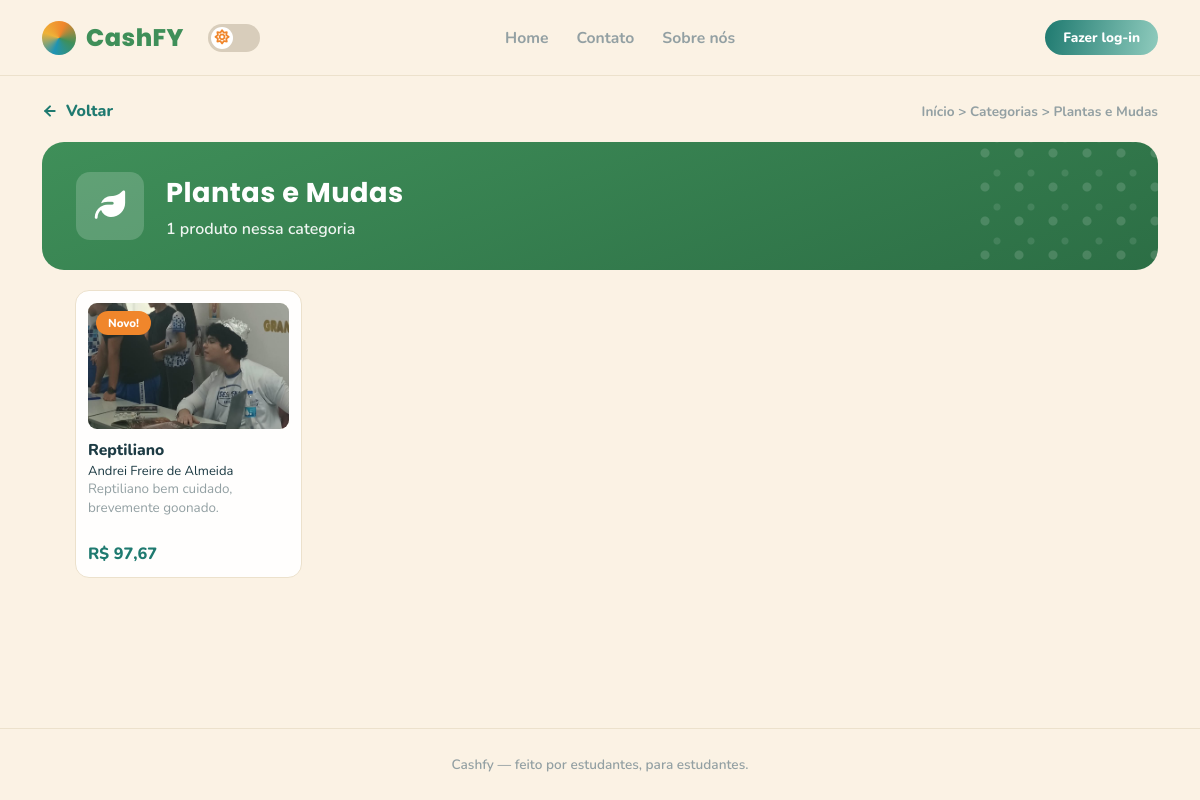
Before: /MVC/view/categoria.php?cat=4 with the older database file.
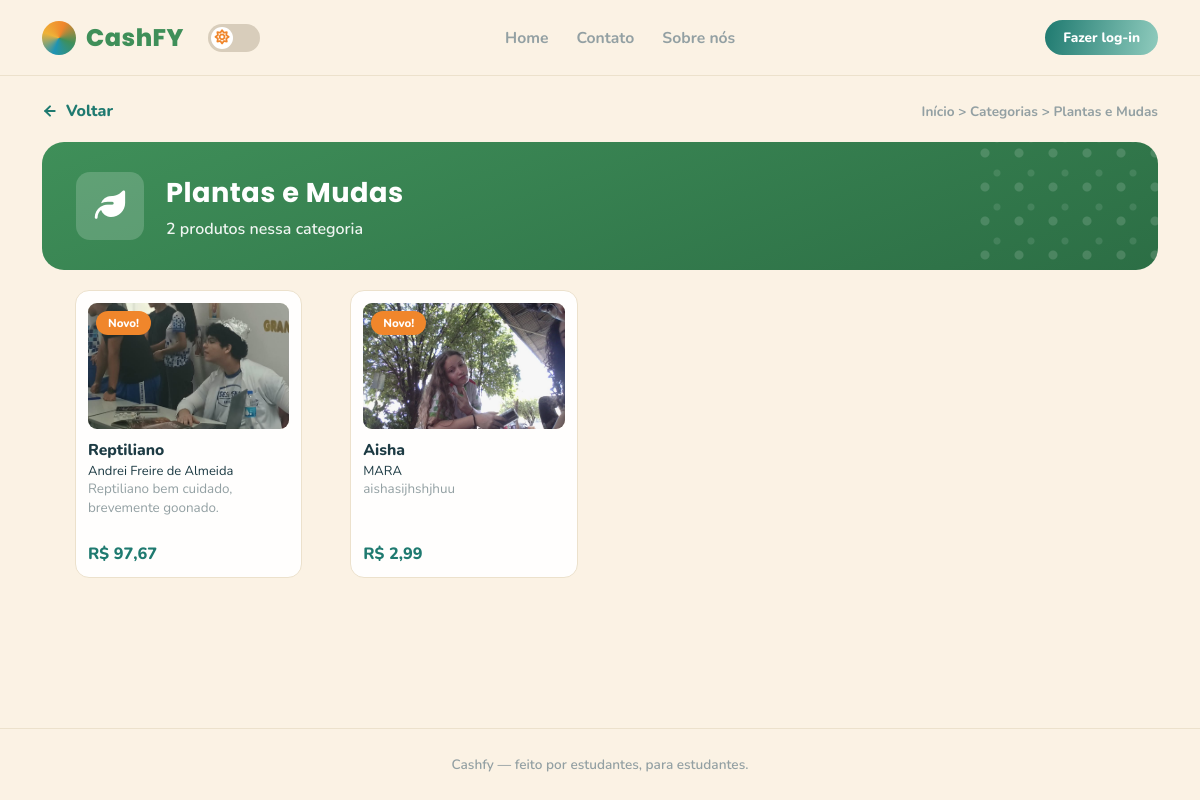
After: the same page with the newer database file.
### tables this page shows
CREATE TABLE `category` (
  `id` int(11) NOT NULL,
  `name` varchar(255) NOT NULL,
  `slug` varchar(50) NOT NULL,
  `icon` varchar(100) NOT NULL
);

CREATE TABLE `products` (
  `id` int(11) NOT NULL,
  `user_id` int(11) NOT NULL,
  `name` varchar(255) NOT NULL,
  `category_id` int(11) NOT NULL,
  `description` varchar(255) NOT NULL,
  `price` float NOT NULL,
  `product_photo` varchar(255) NOT NULL
);

CREATE TABLE `users` (
  `id` int(11) NOT NULL,
  `name` varchar(255) NOT NULL,
  `institute_id` int(11) NOT NULL,
  `phone_number` varchar(16) DEFAULT NULL,
  `description` varchar(255) DEFAULT NULL,
  `email` varchar(255) NOT NULL,
  `password` varchar(255) NOT NULL,
  `profile_photo` varchar(255) DEFAULT NULL,
  `role_id` int(11) NOT NULL,
  `remember_token` varchar(100) DEFAULT NULL
);

### MVC/model/category.php (called while the page is built, shortened)
<?php
function get_category_by_id($id){
    $conn = conn();
    $stmt = $conn -> prepare("SELECT * FROM category WHERE id = ?");
    $stmt -> bind_param("i", $id);
    $stmt -> execute();
    $result = $stmt -> get_result();
    $category = $result -> fetch_assoc();
    return $category;
}
?>

### MVC/model/products.php (called while the page is built, shortened)
<?php require_once(__DIR__ . "/../config/cashfy.php");
function get_products_by_category($category_id){
    $conn = conn();
    $stmt = $conn -> prepare('SELECT * FROM products WHERE category_id = ?');
    $stmt -> bind_param("i", $category_id);
    $stmt -> execute();
    $result = $stmt -> get_result() -> fetch_all(MYSQLI_ASSOC);
    return $result;
}
?>

### MVC/model/user.php (called while the page is built, shortened)
<?php require_once(__DIR__ . "/../config/cashfy.php");
function get_user_by_id($id){
    $conn = conn();
    $stmt = $conn -> prepare("SELECT * FROM users WHERE id = ?");
    $stmt -> bind_param("i", $id);
    $stmt -> execute();
    $result = $stmt -> get_result();
    $user = $result -> fetch_assoc();
    return $user;
}
?>

### MVC/view/categoria.php (the view, shortened to what this page needs)
<?php
require_once("../model/category.php");
require_once("../model/products.php");
require_once("../model/user.php");
$category = get_category_by_id($_GET['cat']);
$products = get_products_by_category($category['id']);
?>
<!DOCTYPE html>
<html lang="pt-BR">
<head>
  <link rel="stylesheet" href="../../assets/fontawesome-free-7.3.1-web/css/all.min.css">
  <link rel="stylesheet" href="../../assets/css/style.css">
</head>
<body>
  <div class="page">
    <header class="site-header">
      <div class="container">
        <a href="../../index.php" class="brand">
          <span class="brand-mark"></span> CashFY
        </a>
        <div class="theme-switch-div desktop-theme">
          <label class="theme-switch">
            <span class="slider"></span>
          </label>
        </div>
        <ul class="nav-links">
          <li class="home">
            <a href="../../index.php">Home</a>
          </li>
          <li>
            <a href="contact.php">Contato</a>
          </li>
          <li>
            <a href="sobre.php">Sobre nós</a>
          </li>
        </ul>
        <?php if (isset($_SESSION['id'])): ?>
          <a href="perfil.php" class="account">
            <div class="profile-photo-icon-mother">
              <?php if (!empty($user['profile_photo'])): ?>
                <span class="account-mark">
                  <img src="../../<?= $user['profile_photo'] ?>" alt="Perfil">
                </span>
              <?php elseif (isset($user)) : ?>
                <span class="index-account-mark-child">
                  <?= pegarIniciais($user['name']); ?>
                </span>
              <?php endif; ?>
            </div>
          </a>
        <?php else: ?>
          <div class="header-actions">
            <a href="login.php" class="btn btn-gradient btn-sm">
              Fazer log-in
            </a>
          </div>
        <?php endif; ?>
      </div>
    </header>
    <main class="container" style="flex:1;">
      <div class="crumb-row">
        <a class="back-link" href="../../index.php">
          <svg width="16" height="16" viewBox="0 0 24 24" fill="none" stroke="currentColor" stroke-width="3"
            stroke-linecap="round">
            <line x1="19" y1="12" x2="5" y2="12" />
            <polyline points="12 19 5 12 12 5" />
          </svg>
          Voltar
        </a>
        <nav class="breadcrumb"><a href="../../index.php">Início</a> &gt; <a
            href="../../index.php#categories">Categorias</a> &gt;
          <span id="crumb-cat"><?= $category['name']; ?></span>
        </nav>
      </div>
      <?php $classes = ['cat-blue', 'cat-gold', 'cat-orange', 'cat-green']; ?>
      <div class="cat-banner <?= $classes[($category['id'] - 1) % 4]; ?>">
        <div class="cat-banner-icon" id="banner-icon"><?= $category['icon']; ?></div>
        <div>
          <h1 id="banner-title"><?= $category['name']; ?></h1>
          <p id="banner-count">
            <?= count($products) ?> produto<?php if (count($products) != 1) {
                 echo 's';
               }
               ?>
            nessa categoria
          </p>
        </div>
      </div>
      <div class="seller-products">
        <div class="product-grid" id="pf-products">
          <?php foreach ($products as $product): ?>
            <?php if ($product['category_id'] == $category['id']): ?>
              <?php $seller = get_user_by_id($product['user_id']) ?>
              <div class="product-card">
                <span class="badge-new">Novo!</span>
                <div class="product-img"><img src="<?= "../../" . $product['product_photo'] ?>" alt="Image">
                </div>
                <p class="product-name">
                  <?= htmlspecialchars($product['name']) ?? ''; ?>
                </p>
                <a href="seller.php?id=<?= $product['user_id']; ?>" class="product-card-seller">
                  <?= htmlspecialchars($seller['name']) ?? ''; ?>
                </a>
                <p class="product-desc">
                  <?= htmlspecialchars($product['description']) ?? ''; ?>
                </p>
                <p class="product-price">
                  <?= 'R$ ' . htmlspecialchars(number_format(($product['price'] ?? 0), 2, ',', '.')); ?>
                </p>
              </div>
            <?php endif; ?>
          <?php endforeach; ?>
        </div>
      </div>
    </main>
    <footer class="site-footer">Cashfy — feito por estudantes, para estudantes.</footer>
  </div>
</body>
</html>

Changed rows visible on the page:
added products: product_photo (picture), name "Aisha", user.name "MARA", description "aishasijhshjhuu", price "2,99"
Other visible differences:
count($products): "1" → "2"
text now shown: "s"
